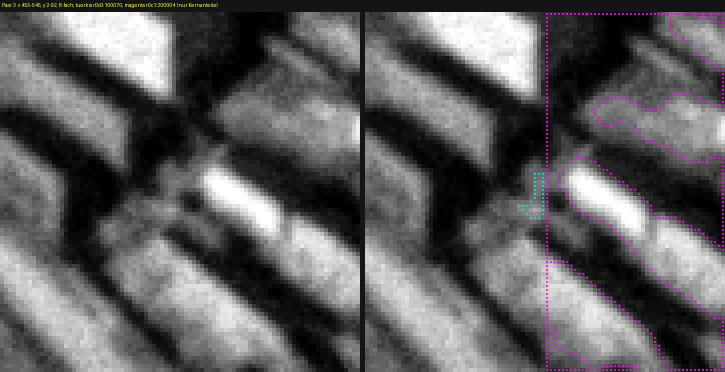
#> input picture wuensche/2026-11-18-landseg-historisch-3/einigung/runde2/abgaben/C-01/einigung_03.jpg, 1450 x 744 px, given in place of H0.png, which was not available (shown at 1/2 size)
$ python crop.py
#> lines starting #> are read from the running program, lines starting #| are printed output that depends on the picture
import sys
import numpy as np
from PIL import Image, ImageDraw, ImageFont
F = ImageFont.truetype("C:/Windows/Fonts/arial.ttf", 14)
sys.stdout.reconfigure(encoding="utf-8")
H = "C:/Users/Phil/Developement/Victor/daten/landseg/H0/"
OUT = "C:/Users/Phil/Developement/Victor/wuensche/2026-11-18-landseg-historisch-3/einigung/runde2/abgaben/C-03/"
img = np.array(Image.open(H + "H0.png").convert("L"))
lab = None
try:
    import tifffile
    lab = tifffile.imread(H + "c-feste-liste/zusammen/labels.tif")
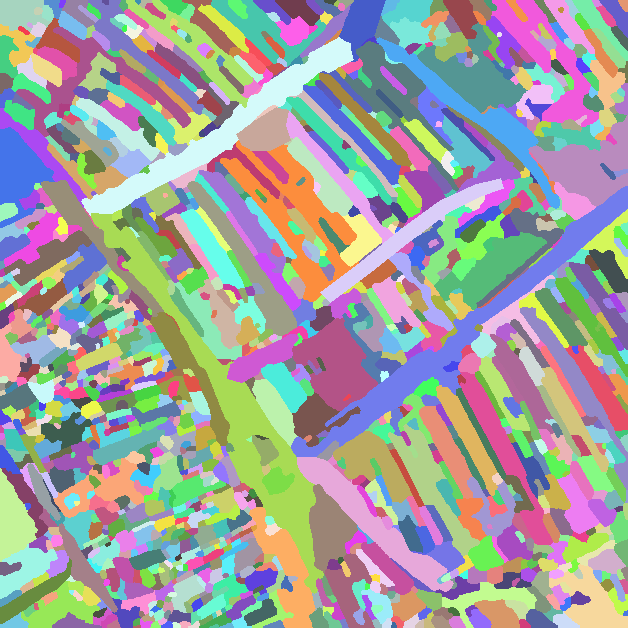
#> input picture daten/landseg/H0/a-alles-frei/abgabe/r0c1/labels.tif, 628 x 628 px, found by its file name
#> lab is the input picture: shape (628, 628) uint32; 1363 distinct labels, from 1 to 1363
except Exception as e:
    print("tifffile", e)
    lab = np.array(Image.open(H + "c-feste-liste/zusammen/labels.tif"))
print("lab", lab.shape, lab.dtype)
#| lab (628, 628) uint32
x0, y0, x1, y1 = 460, 470, 545, 545
sub = lab[y0:y1, x0:x1]
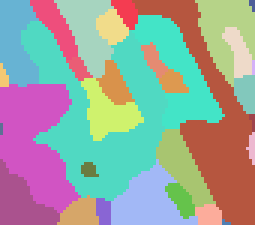
#> sub: shape (75, 85) uint32 (shown 3 times larger); 32 distinct labels, from 847 to 1139; one colour per label, 0 black
ids, cnt = np.unique(sub, return_counts=True)
#> ids = 32 values from 847 to 1139; cnt = 32 values, max 1258 at index 13, min 4 at index 9, mean 199.2
for i, c in zip(ids, cnt):
    print(i, c)
#> this loop made 32 passes
#> (i, c) on passes 1 to 12: (847, 276), (848, 57), (931, 276), (932, 139), (933, 89), (934, 961), (936, 319), (937, 6), (1017, 238), (1018, 4), (1019, 18), (1020, 732)
#| 847 276
#| 848 57
#| 931 276
#| 932 139
#| 933 89
#| 934 961
#| 936 319
#| 937 6
#> (further printed lines are left out)
# print id grid near the corner, every px, region x 478..506, y 494..534
for y in range(494, 535):
    print(y, " ".join("%6d" % lab[y, x] for x in range(478, 506)))
#> this loop made 41 passes
#| 494   1022   1022   1022   1022   1022   1022   1022   1021   1021   1021   1021   1021    847    847    847    847    847   1024   1024   1024   1024   1024   1022   1022   1022   1022   1022   1022
#| 495   1022   1022   1022   1022   1022   1022   1022   1021   1021   1021   1021   1021   1021    847    847    847   1024   1024   1024   1024   1024   1024   1024   1022   1022   1022   1022   1022
#| 496   1022   1022   1022   1022   1022   1022   1022   1022   1021   1021   1023   1023   1023   1023   1024   1024   1024   1024   1024   1024   1024   1024   1024   1022   1022   1022   1022   1022
#| 497   1022   1022   1022   1022   1022   1022   1022   1022   1022   1023   1023   1023   1023   1023   1023   1024   1024   1024   1024   1024   1024   1024   1024   1024   1022   1022   1022   1022
#| 498   1020   1020   1020   1020   1022   1022   1022   1022   1022   1023   1023   1023   1023   1023   1023   1024   1024   1024   1024   1024   1024   1024   1024   1024   1022   1022   1022   1022
#| 499   1020   1020   1020   1020   1022   1022   1022   1022   1022   1022   1023   1023   1023   1023   1023   1023   1024   1024   1024   1024   1024   1024   1024   1024   1024   1022   1022   1022
#| 500   1020   1020   1020   1020   1020   1022   1022   1022   1022   1022   1022   1023   1023   1023   1023   1023   1024   1024   1024   1024   1024   1024   1024   1024   1024   1022   1022   1022
#| 501   1020   1020   1020   1020   1020   1022   1022   1022   1022   1022   1022   1023   1023   1023   1023   1023   1023   1024   1024   1024   1024   1024   1024   1024   1024   1024   1022   1022
#> (further printed lines are left out)
S = 10
crop = img[y0:y1, x0:x1]
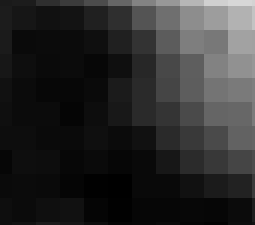
#> crop: shape (75, 85) (shown 3 times larger); min 0, max 215, mean 42.7
# contrast stretch
lo, hi = np.percentile(crop, 1), np.percentile(crop, 99)
#> lo = 0.74; hi = 178
c2 = np.clip((crop.astype(float) - lo) / max(hi - lo, 1) * 255, 0, 255).astype(np.uint8)
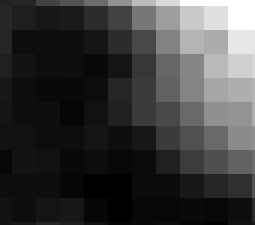
#> c2: shape (75, 85) (shown 3 times larger); min 0, max 255, mean 59.6
big = Image.fromarray(c2).resize(((x1 - x0) * S, (y1 - y0) * S), Image.NEAREST).convert("RGB")
d = ImageDraw.Draw(big)
# grid line for naht
d.line([(0, (500 - y0) * S), (big.width, (500 - y0) * S)], fill=(255, 255, 0), width=1)
d.line([((500 - x0) * S, 0), ((500 - x0) * S, big.height)], fill=(255, 255, 0), width=1)
for gx in range(x0, x1, 10):
    d.text(((gx - x0) * S + 2, 2), str(gx), fill=(255, 0, 0), font=F)
for gy in range(y0, y1, 10):
    d.text((2, (gy - y0) * S + 2), str(gy), fill=(255, 0, 0), font=F)
d.rectangle([0, big.height - 24, 560, big.height], fill=(0, 0, 0))
d.text((6, big.height - 20), "H0 x 460-545, y 470-545, 10-fach, Kontrast gestreckt; gelb: Kerngrenzen x=500, y=500", fill=(255, 255, 255), font=F)
big.save(OUT + "einigung_01.jpg", quality=90)
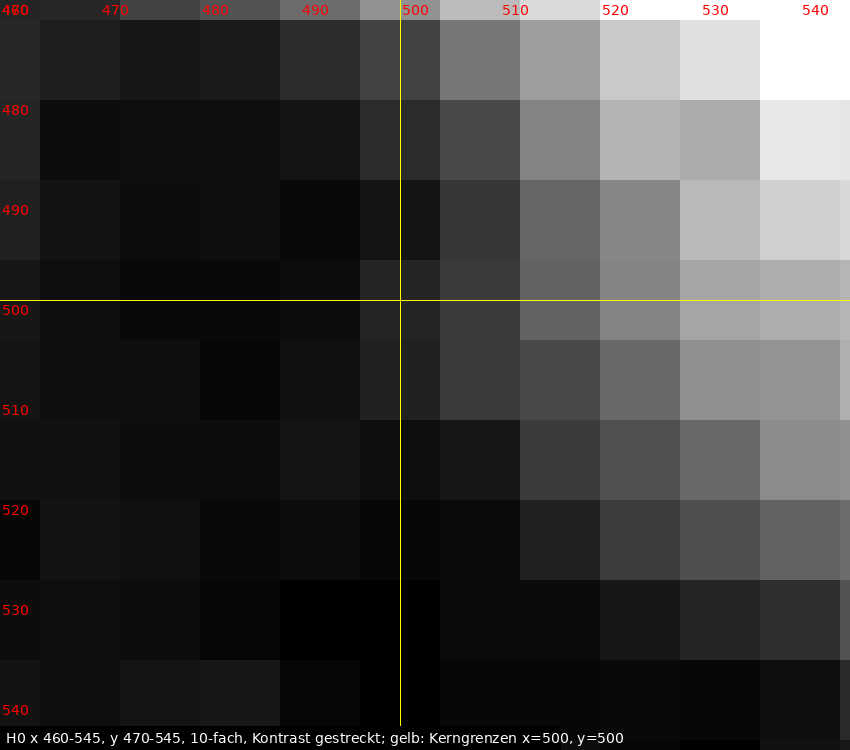
#> saved as einigung_01.jpg: PIL image 850x750 RGB; mean R, G, B 60.7, 60.2, 59.6
# raw (no stretch) grayscale values
for y in range(494, 535, 2):
    print("g", y, " ".join("%3d" % img[y, x] for x in range(476, 512, 2)))
